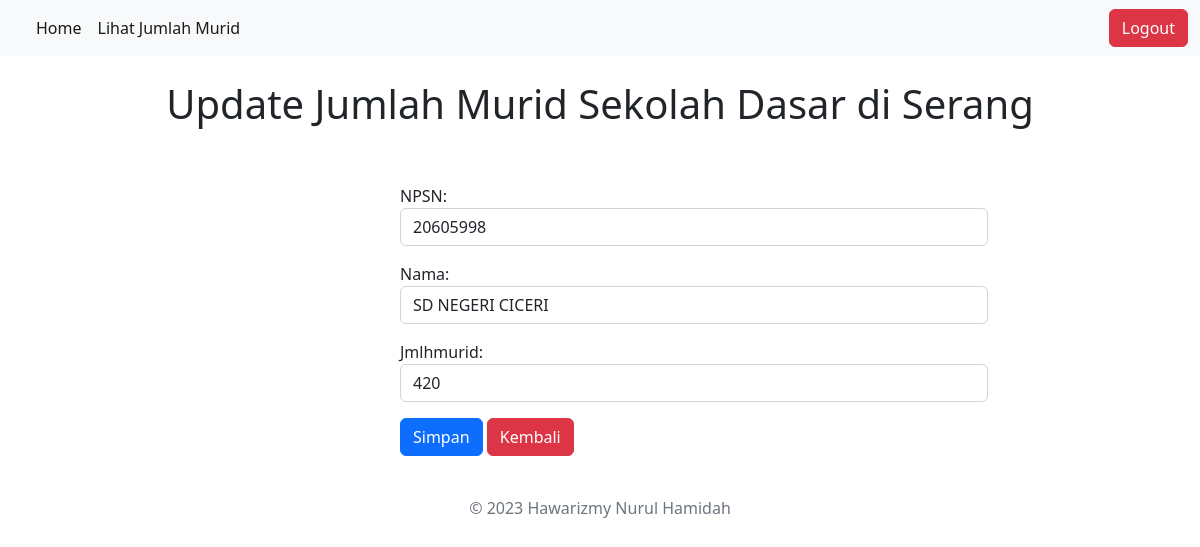
Page /books/update_murid/1 on the committed database.
### SD/models.py (models this page shows, shortened)
class murid(models.Model):
    NPSN = models.CharField(max_length=50)
    nama = models.CharField(max_length=50)
    jmlhmurid = models.CharField(max_length=50)

### SD/views.py (the view)
# urls.py: path("books/update_murid/<int:id_books>", update_murid, name="update_murid"),
def update_murid(request, id_books):
    books = murid.objects.get(id = id_books)
    if request.POST:
        form = Formmurid(request.POST, instance=books)
        if form.is_valid():
            form.save()
            data = {
                "title" : "Update Jumlah Murid Sekolah Dasar di Serang",
                "judul" : "Update Jumlah Murid Sekolah Dasar di Serang",
                "form" : form,
                "id" : id,
                "books" : books,
                "pesan" : "Data Berhasil Diupdate",
        }
        return redirect("/Murid/")
    else:
        form = Formmurid(instance=books)
        data = {
            "title" : "Update Jumlah Murid Sekolah Dasar di Serang",
            "judul" : "Update Jumlah Murid Sekolah Dasar di Serang",
            "form" : form,
            "books" : books,
        }
        return render(request, "update_murid.html", data)

### SD/form.py
class Formmurid(ModelForm):
    class Meta:
        model = murid
        fields = '__all__'
        widgets = {
            'NPSN' : forms.TextInput({'class':'form-control', 'placeholder':'NPSN', 'required':'required'}),
            'nama' : forms.TextInput({'class':'form-control', 'placeholder':'Nama Sekolah', 'required':'required'}),
            'jmlhmurid' : forms.TextInput({'class':'form-control', 'placeholder':'Jumlah Murid', 'required':'required'}),
        }

### SD/templates/update_murid.html (shortened to what this page needs)
{% extends "base.html" %}
{% load static %}
{% block content %}
<br>
    <div class="container" style="text-align: center;">
        <h1>{{ judul }}</h1>
    </div><br><br>
    <div class="row">
        <div class="col-md-6" style="margin-left: 400px;">
            <form action="{% url 'update_murid' books.id %}" method="POST">
                {{ form.as_p }}
                <input type="submit" value="Simpan" class="btn btn-primary">
                <a href="/Murid" class="btn btn-danger">Kembali</a>
            </form>
        </div>
    </div>
{% endblock %}

### static/style.css (style rules this page uses)
body { background-color: rgb(190, 205, 218); }

### rows in the picture
murid: NPSN "20605998", nama "SD NEGERI CICERI", jmlhmurid "420"

### other values in the picture
{{ judul }} "Update Jumlah Murid Sekolah Dasar di Serang"
